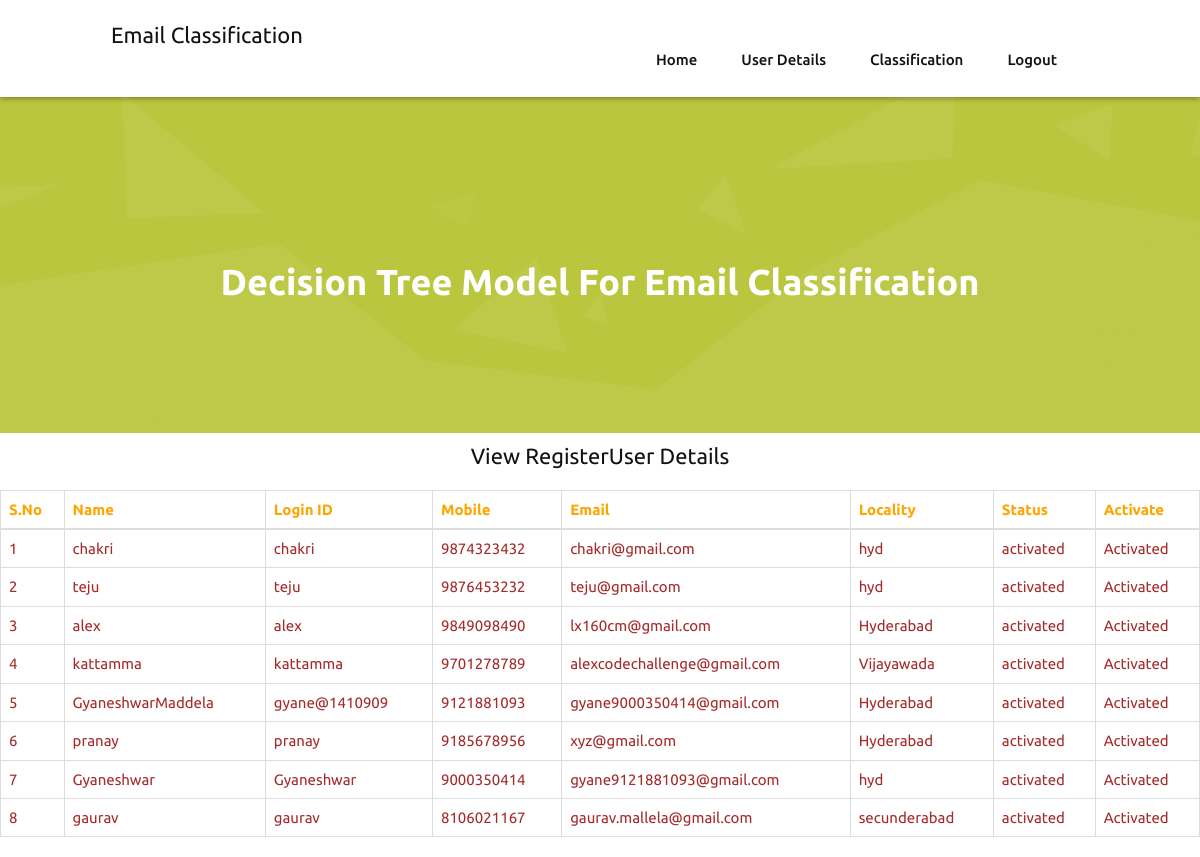
Page /RegisterUsersView/ on the committed database.
### users/models.py (models this page shows, shortened)
class UserRegistrationModel(models.Model):
    name = models.CharField(max_length=100)
    loginid = models.CharField(unique=True, max_length=100)
    password = models.CharField(max_length=100)
    mobile = models.CharField(unique=True, max_length=100)
    email = models.CharField(unique=True, max_length=100)
    locality = models.CharField(max_length=100)
    address = models.CharField(max_length=1000)
    city = models.CharField(max_length=100)
    state = models.CharField(max_length=100)
    status = models.CharField(max_length=100)
    class Meta:
        db_table = 'UserRegistrations'

### admins/views.py (the view)
# urls.py: path('RegisterUsersView/', admins.RegisterUsersView, name='RegisterUsersView'),
def RegisterUsersView(request):
    data = UserRegistrationModel.objects.all()
    return render(request,'admins/viewregisterusers.html',{'data':data})

### assets/templates/admins/viewregisterusers.html
{% extends 'admins/adminbase.html'%}
{%block contents%}
 <section id="intro">
    <div class="intro-text">
      <p><h2 align="center">View RegisterUser Details</h2></p>
      <table class="table table-bordered bg-light text-dark">
    <thead>
      <tr style="color:orange">
        <th>S.No</th>
        <th>Name</th>
        <th>Login ID</th>
        <th>Mobile</th>
        <th>Email</th>
        <th>Locality</th>
        <th>Status</th>
        <th>Activate</th>
      </tr>
    </thead>
    <tbody>
    {% for i in data %}
                                            <tr style="color: brown">
                                                <td>{{forloop.counter}}</td>
                                                <td>{{i.name}}</td>
                                                <td>{{i.loginid}}</td>
                                                <td>{{i.mobile}}</td>
                                                <td>{{i.email}}</td>
                                                <td>{{i.locality}}</td>
                                                <td>{{i.status}}</td>
                                                {% if i.status == 'waiting' %}
                                                <td><a class="btn-link" href="/ActivaUsers/?uid={{ i.id }}"
                                                       style="color:DARKBLUE">Activate</a></td>
                                                {% else %}
                                                <td> Activated</td>
                                                {% endif %}
                                            </tr>
                                            {% endfor %}
    </tbody>
  </table>
    </div>
  </section>
{%endblock%}

### assets/templates/admins/adminbase.html (shortened to what this page needs)
{% load static %}
<!DOCTYPE html>
<html lang="en">
    <link rel="stylesheet" href="{% static 'css/bootstrap.min.css' %}">
    <link rel="stylesheet" href="{% static 'style.css' %}">
    <link rel="stylesheet" href="{% static 'css/colors.css' %}">
    <link rel="stylesheet" href="{% static 'css/versions.css' %}">
    <link rel="stylesheet" href="{% static 'css/responsive.css' %}">
    <link rel="stylesheet" href="{% static 'css/custom.css' %}">
</head>
<body class="seo_version">
    <header class="header header_style_01">
        <nav class="megamenu navbar navbar-default">
            <div class="container">
                <div class="navbar-header">
                    <a class="navbar-brand" href="{%url 'AdminHome'%}"><h2>Email Classification</h2></a>
                </div>
                <div id="navbar" class="navbar-collapse collapse">
                    <ul class="nav navbar-nav navbar-right menu-top">
                        <li><a href="{% url 'AdminHome' %}">Home</a></li>
                        <li><a href="{% url 'RegisterUsersView' %}">User Details </a></li>
                        <li><a href="{% url 'admin_classification' %}">Classification </a></li>
                        <li><a href="{% url 'index' %}">Logout</a></li>
                    </ul>
                </div>
            </div>
        </nav>
    </header>
    <div class="all-page-title" style="background-image:url(images/pattern-4.png);">
        <div class="container text-center">
            <h1>Decision Tree Model for Email Classification</h1>
        </div>
    </div>
    {%block contents%}{%endblock%}
</body>
</html>

### assets/static/style.css (style rules this page uses)
body { color: #999; font-size: 15px; font-family: 'Ubuntu', sans-serif; line-height: 1.7; }
a { color: #1f1f1f; text-decoration: none !important; outline: none !important; -webkit-transition: all .3s ease-in-out; -moz-transition: all .3s ease-in-out; -ms-transition: all .3s ease-in-out; -o-transition: all .3s ease-in-out; transition: all .3s ease-in-out; }
h1, h2, h3, h4, h5, h6 { letter-spacing: 0; font-weight: normal; position: relative; padding: 0 0 10px 0; font-weight: normal; line-height: 120% !important; color: #121212; margin: 0 }
h1 { font-size: 24px }
h2 { font-size: 22px }
a { color: #1f1f1f; text-decoration: none; outline: none; }
a, .btn { text-decoration: none !important; outline: none !important; -webkit-transition: all .3s ease-in-out; -moz-transition: all .3s ease-in-out; -ms-transition: all .3s ease-in-out; -o-transition: all .3s ease-in-out; transition: all .3s ease-in-out; }
ul, li, ol { margin: 0px; padding: 0px; list-style: none; }
.megamenu .nav, .megamenu .collapse, .megamenu .dropup, .megamenu .dropdown { position: static; }
.header_style_01 { background-color: rgba(255, 255, 255, 1); display: block; left: 0; padding: 20px 40px; position: absolute; right: 0; top: 0; width: 100%; z-index: 111; -webkit-box-shadow: 0px 2px 5px 0px rgba(0,0,0,0.30); -moz-box-shadow: 0px 2px 5px 0px rgba(0,0,0,0.30); box-shadow: 0px 2px 5px 0px rgba(0,0,0,0.30); }
.header_style_01 .navbar-default { background-color: transparent; border: 0; }
.header_style_01 .navbar, .header_style_01 .navbar-nav, .header_style_01 .navbar-default, .header_style_01 .nav { margin-bottom: 0 !important; }
.header_style_01 .navbar-brand { padding: 2px 15px 0 15px; height: auto; }
.header_style_01 .navbar-default .navbar-nav > li > a { border-radius: 0; color: #121212; font-size: 15px; font-style: normal; font-weight: 400; text-transform: capitalize; background-color: transparent; }
.header_style_01 .navbar-default .navbar-nav > li a { background-color: transparent; font-weight: 500; padding: 7px 17px 7px; -webkit-border-radius: 33px; -ms-border-radius: 33px; border-radius: 33px; line-height: 21px; }
.header_style_01 .navbar-right > li { margin-left: 10px; -webkit-transition: all .3s ease-in-out; -moz-transition: all .3s ease-in-out; -ms-transition: all .3s ease-in-out; -o-transition: all .3s ease-in-out; transition: all .3s ease-in-out; }
.header_style_01 .navbar-right > li > a { padding-bottom: 10px; padding-top: 10px; }
.navbar-nav li { position: relative; }
.menu-top { margin-top: 22px; }
.all-page-title { background-size: cover; background-color: #bac63e; background-repeat: no-repeat; padding: 260px 0px 110px 0px; background-position: center bottom; }
.all-page-title h1 { position: relative; font-size: 36px; font-weight: 700; color: #ffffff; text-align: center; line-height: 1.3em; margin-bottom: 10px; text-transform: capitalize; }

### assets/static/css/versions.css (style rules this page uses)
body.seo_version .header_style_01 { top: 0; }

### assets/static/css/responsive.css (style rules this page uses)
@media (max-width: 1200px) { .header_style_01 .navbar-brand { padding-right: 0; } }
@media (max-width: 1200px) { .container { width: 90%; } }

### rows in the picture
UserRegistrationModel: name "chakri", loginid "chakri", mobile "9874323432", email "chakri@gmail.com", locality "hyd", status "activated", shows "Activated"
UserRegistrationModel: name "teju", loginid "teju", mobile "9876453232", email "teju@gmail.com", locality "hyd", status "activated", shows "Activated"
UserRegistrationModel: name "alex", loginid "alex", mobile "9849098490", email "lx160cm@gmail.com", locality "Hyderabad", status "activated", shows "Activated"
UserRegistrationModel: name "kattamma", loginid "kattamma", mobile "9701278789", email "alexcodechallenge@gmail.com", locality "Vijayawada", status "activated", shows "Activated"
UserRegistrationModel: name "GyaneshwarMaddela", loginid "gyane@1410909", mobile "9121881093", email "gyane9000350414@gmail.com", locality "Hyderabad", status "activated", shows "Activated"
UserRegistrationModel: name "pranay", loginid "pranay", mobile "9185678956", email "xyz@gmail.com", locality "Hyderabad", status "activated", shows "Activated"
UserRegistrationModel: name "Gyaneshwar", loginid "Gyaneshwar", mobile "9000350414", email "gyane9121881093@gmail.com", locality "hyd", status "activated", shows "Activated"
UserRegistrationModel: name "gaurav", loginid "gaurav", mobile "8106021167", email "gaurav.mallela@gmail.com", locality "secunderabad", status "activated", shows "Activated"
